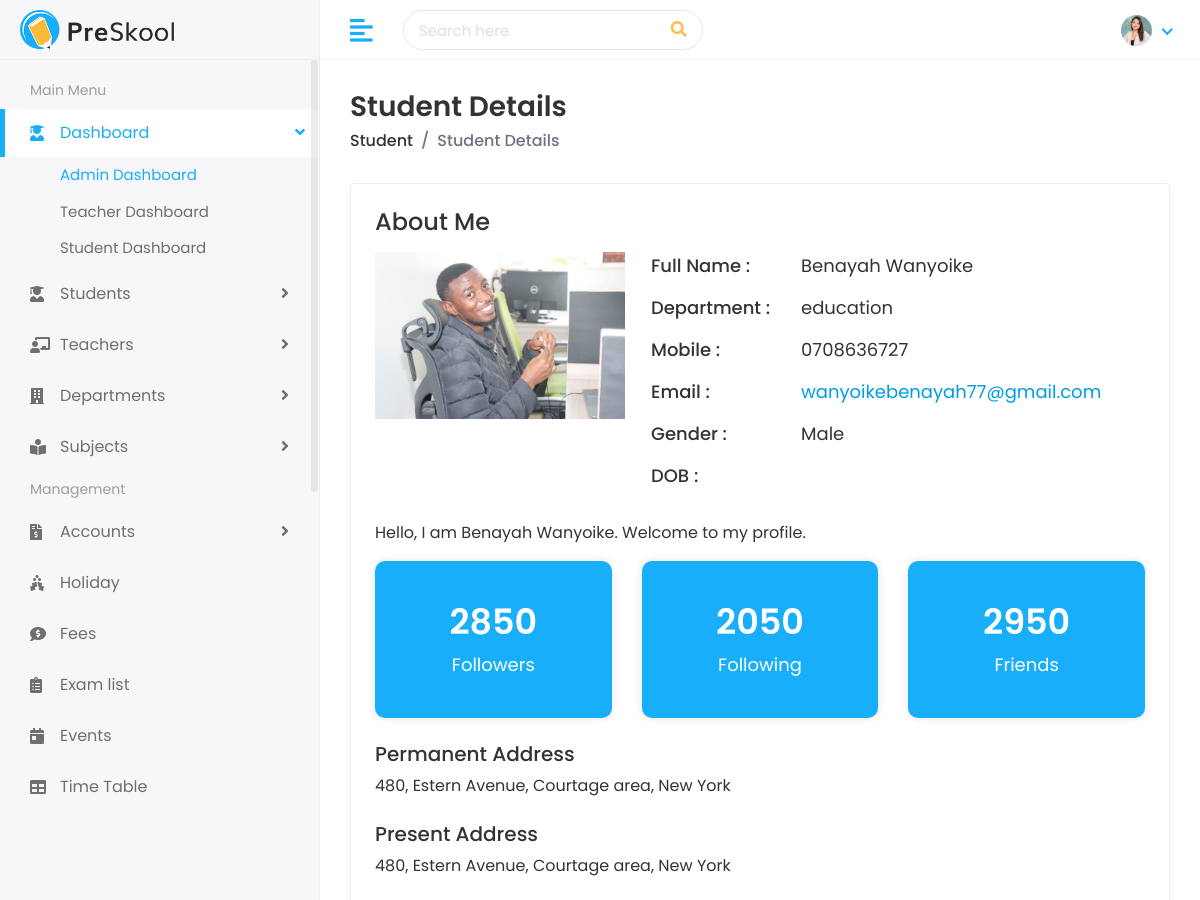
The app's page /student/students/432/ (upper part), older data.
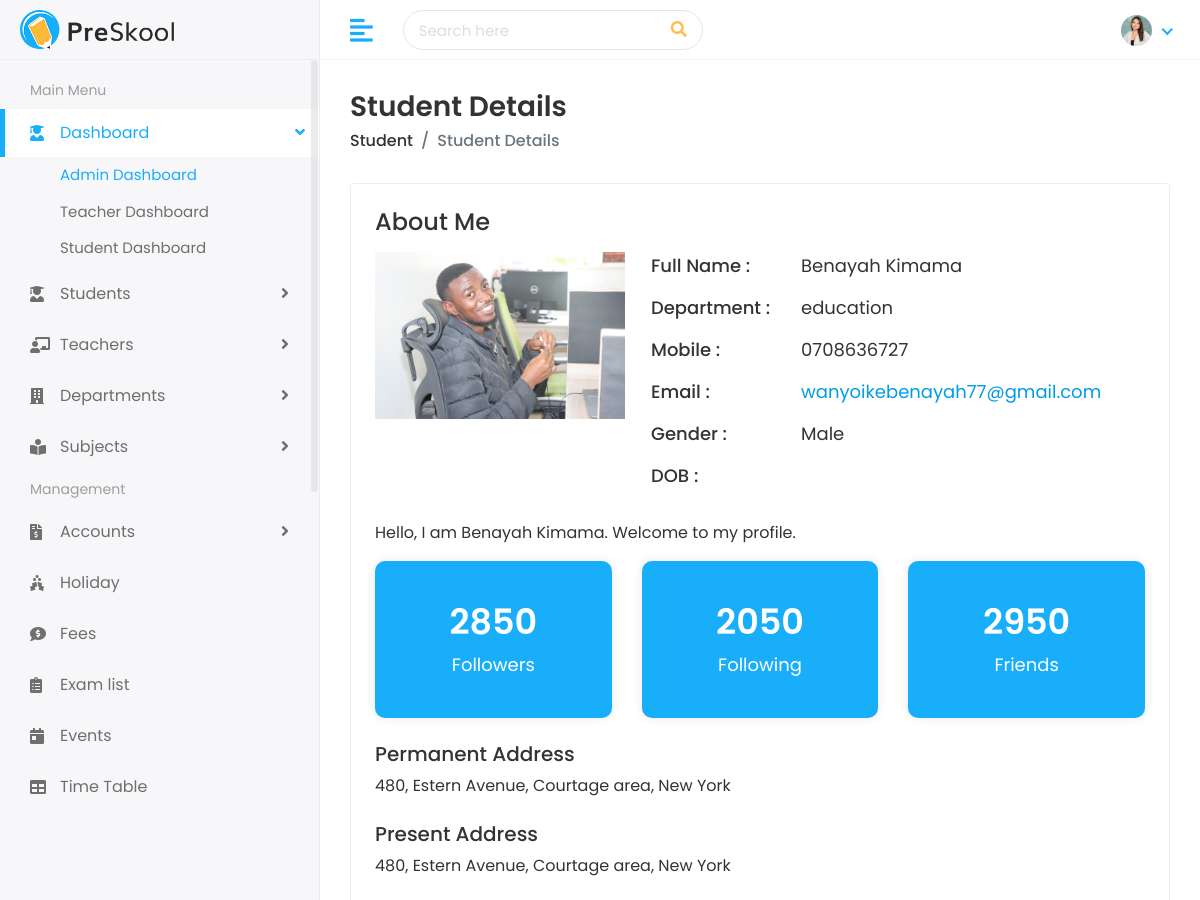
The same page, newer data.
### student/models.py (models this page shows, shortened)
class Student(models.Model):
    first_name = models.CharField(max_length=100)
    last_name = models.CharField(max_length=100)
    student_id = models.CharField(max_length=100)
    gender = models.CharField(max_length=10, choices=[
        ('Male', 'Male'),
        ('Female', 'Female'),
        ('Others', 'Others')
    ])
    date_of_birth = models.DateField()
    student_class = models.CharField(max_length=50)  # added max_length
    religion = models.CharField(max_length=20)
    joining_date = models.DateField()
    mobile_number = models.CharField(max_length=15)
    admission_number = models.CharField(max_length=15)
    section = models.CharField(max_length=15)
    student_image = models.ImageField(upload_to='student/', blank=True)
    parent = models.OneToOneField(Parent, on_delete=models.CASCADE)
    slug = models.SlugField(max_length=255, unique=True, blank=True)

class Parent(models.Model):
    father_name = models.CharField(max_length=100)
    father_occupation = models.CharField(max_length=100)
    father_mobile = models.CharField(max_length=100)
    father_email = models.EmailField(max_length=100)
    mother_name = models.CharField(max_length=100)
    mother_email = models.EmailField(max_length=100)
    mother_mobile = models.CharField(max_length=100)
    present_address = models.TextField()
    permanent_address = models.TextField()

### student/views.py (the view)
# urls.py: path('students/<str:student_id>/', views.view_student, name='view_student'),
def view_student(request, student_id):
    student = get_object_or_404(Student, student_id=student_id)
    context = {'student': student}
    return render(request, "students/student-details.html", context)

### templates/students/student-details.html (shortened to what this page needs)
{% extends "Home/base.html" %}
{% load static %}
{% block body %}
<div class="page-wrapper">
<div class="content container-fluid">
<div class="page-header">
<div class="row">
<div class="col-sm-12">
<h3 class="page-title">Student Details</h3>
<ul class="breadcrumb">
<li class="breadcrumb-item"><a href="/student">Student</a></li>
<li class="breadcrumb-item active">Student Details</li>
</ul>
</div>
</div>
</div>
<div class="card">
<div class="card-body">
<div class="row">
<div class="col-md-12">
<div class="about-info">
<h4>About Me</h4>
<div class="media mt-3">
<img src="{{student.student_image.url}}" class="mr-3" alt="...">
<div class="media-body">
<ul>
<li>
<span class="title-span">Full Name : </span>
<span class="info-span">{{ student.first_name }} {{ student.last_name }}
</span>
</li>
<li>
<span class="title-span">Department : </span>
<span class="info-span">{{ student.section }}</span>
</li>
<li>
<span class="title-span">Mobile : </span>
<span class="info-span">{{ student.mobile_number }}</span>
</li>
<li>
<span class="title-span">Email : </span>
<span class="info-span"><a href="mailto:{{ student.parent.father_email }}">{{ student.parent.father_email }}</a>
</span>
</li>
<li>
<span class="title-span">Gender : </span>
<span class="info-span">{{ student.gender }}</span>
</li>
<li>
<span class="title-span">DOB : </span>
</li>
</ul>
</div>
</div>
<div class="row mt-3">
<div class="col-md-12">
<p>Hello, I am {{ student.first_name }} {{ student.last_name }}. Welcome to my profile.</p>
</div>
</div>
<div class="row follow-sec">
<div class="col-md-4 mb-3">
<div class="blue-box">
<h3>2850</h3>
<p>Followers</p>
</div>
</div>
<div class="col-md-4 mb-3">
<div class="blue-box">
<h3>2050</h3>
<p>Following</p>
</div>
</div>
<div class="col-md-4 mb-3">
<div class="blue-box">
<h3>2950</h3>
<p>Friends</p>
</div>
</div>
</div>
<div class="row mt-2">
<div class="col-md-12">
<h5>Permanent Address</h5>
<p>480, Estern Avenue, Courtage area, New York</p>
</div>
</div>
<div class="row mt-2">
<div class="col-md-12">
<h5>Present Address</h5>
<p>480, Estern Avenue, Courtage area, New York</p>
</div>
</div>
</div>
</div>
</div>
</div>
</div>
</div>
</div>
</div>
</body>
</html>
{% endblock %}

### templates/Home/base.html (shortened to what this page needs)
{% load static %}
<!DOCTYPE html>
<html lang="en">
<head>
  <link rel="stylesheet" href="{% static 'assets/plugins/bootstrap/css/bootstrap.min.css' %}">
  <link rel="stylesheet" href="{% static 'assets/plugins/fontawesome/css/fontawesome.min.css' %}">
  <link rel="stylesheet" href="{% static 'assets/plugins/fontawesome/css/all.min.css' %}">
  <link rel="stylesheet" href="{% static 'assets/css/style.css' %}">
</head>
<body>
  <div class="main-wrapper">
    <div class="header">
      <div class="header-left">
        <a href="index.html" class="logo">
          <img src="assets/img/logo.png" alt="Logo">
        </a>
      </div>
      <a href="javascript:void(0);" id="toggle_btn">
        <i class="fas fa-align-left"></i>
      </a>
      <div class="top-nav-search">
        <form>
          <input type="text" class="form-control" placeholder="Search here">
          <button class="btn" type="submit"><i class="fas fa-search"></i></button>
        </form>
      </div>
      <ul class="nav user-menu">
        <li class="nav-item dropdown has-arrow">
          <a href="#" class="dropdown-toggle nav-link" data-toggle="dropdown">
            <span class="user-img"><img class="rounded-circle" src="assets/img/profiles/avatar-01.jpg" width="31" alt="Ryan Taylor"></span>
          </a>
        </li>
      </ul>
    </div>
    <div class="sidebar" id="sidebar">
      <div class="sidebar-inner slimscroll">
        <div id="sidebar-menu" class="sidebar-menu">
          <ul>
            <li class="menu-title">
              <span>Main Menu</span>
            </li>
            <li class="submenu active">
              <a href="#"><i class="fas fa-user-graduate"></i> <span> Dashboard</span> <span class="menu-arrow"></span></a>
              <ul>
                <li><a href="index.html" class="active">Admin Dashboard</a></li>
                <li><a href="teacher-dashboard.html">Teacher Dashboard</a></li>
                <li><a href="student-dashboard.html">Student Dashboard</a></li>
              </ul>
            </li>
            <li class="submenu">
              <a href="#"><i class="fas fa-user-graduate"></i> <span> Students</span> <span class="menu-arrow"></span></a>
            </li>
            <li class="submenu">
              <a href="#"><i class="fas fa-chalkboard-teacher"></i> <span> Teachers</span> <span class="menu-arrow"></span></a>
            </li>
            <li class="submenu">
              <a href="#"><i class="fas fa-building"></i> <span> Departments</span> <span class="menu-arrow"></span></a>
            </li>
            <li class="submenu">
              <a href="#"><i class="fas fa-book-reader"></i> <span> Subjects</span> <span class="menu-arrow"></span></a>
            </li>
            <li class="menu-title">
              <span>Management</span>
            </li>
            <li class="submenu">
              <a href="#"><i class="fas fa-file-invoice-dollar"></i> <span> Accounts</span> <span class="menu-arrow"></span></a>
            </li>
            <li>
              <a href="holiday.html"><i class="fas fa-holly-berry"></i> <span>Holiday</span></a>
            </li>
            <li>
              <a href="fees.html"><i class="fas fa-comment-dollar"></i> <span>Fees</span></a>
            </li>
            <li>
              <a href="exam.html"><i class="fas fa-clipboard-list"></i> <span>Exam list</span></a>
            </li>
            <li>
              <a href="event.html"><i class="fas fa-calendar-day"></i> <span>Events</span></a>
            </li>
            <li>
              <a href="time-table.html"><i class="fas fa-table"></i> <span>Time Table</span></a>
            </li>
          </ul>
        </div>
      </div>
    </div>
    {% block body %}
    {% endblock %}

Row changes from the older to the newer data that the page shows:
changed Student "Benayah": last_name "Wanyoike" → "Kimama"
